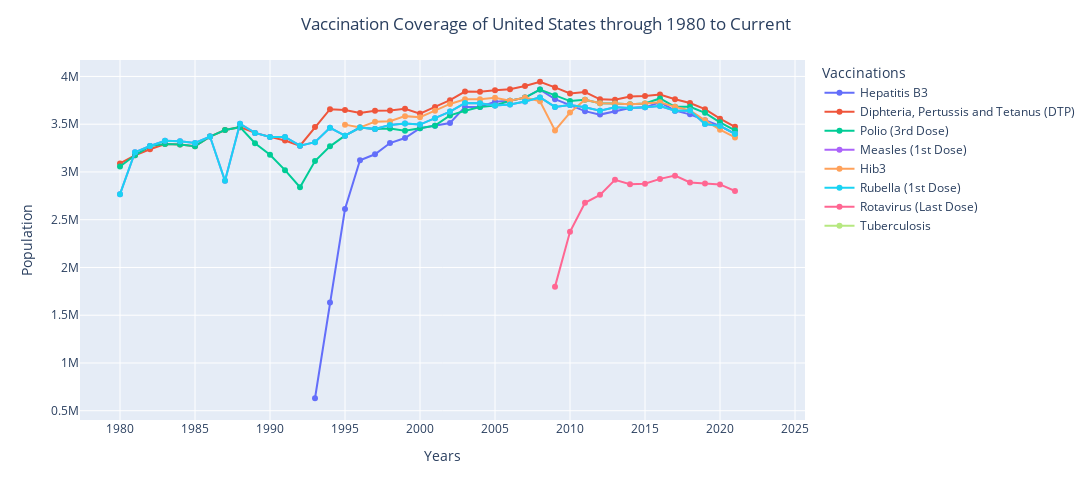

Notebook cell for this chart:
### Markdown cell above
### Graph 2: Line Graph Displays Vaccination Coverage for Individual Countries & Continents

To get a better insight on the vaccination coverage and how it connected to the years and the population,a line graph was created. In this line graph you have the ability to see the what the vaccination coverage is for individual countries and continents while also comparing the years the vaccination was applied to and population of one years olds. 

Looking at Diphteria, Pertussis and Tetanus (DTP) vaccination data in the Vaccination Coverage for United States, since 1980 there has been increase in the population of one years olds that received this vaccine. There could be many favors for this but it is recommended that the DTP vaccines applied to one years old.

### Code cell
def plot_vaccination_types(frame,country):
    country_data = frame[frame['Country'] == country]
    filter_country_data = country_data[['Year', 'Country', 'Hepatitis B3', 'Diphteria, Pertussis and Tetanus (DTP)', 
                                        'Polio (3rd Dose)', 'Measles (1st Dose)', 'Hib3', 'Rubella (1st Dose)', 'Rotavirus (Last Dose)', 'Tuberculosis']]

    fig = px.line(filter_country_data,x='Year', y= vaccination_container, markers=True)
    fig.update_layout(title={"text": f' Vaccination Coverage of {country} through 1980 to Current',
                         "x": 0.5,
                         "xanchor":"center"}
                  , width=1200, height=500,xaxis_title="Years",
                  yaxis_title="Population",
                  legend_title="Vaccinations")
    
    
    return fig   
  
    
fig = plot_vaccination_types(df,'United States')
show(fig)

### Figure 1 — Plotly figure (JSON) as saved in the notebook; plotly's stock layout.template omitted (floating-point values rounded to 4 significant figures)
{"data": [{"hovertemplate": "variable=Hepatitis B3<br>Year=%{x}<br>value=%{y}<extra></extra>", "legendgroup": "Hepatitis B3", "line": {"color": "#636efa", "dash": "solid"}, "marker": {"symbol": "circle"}, "mode": "lines+markers", "name": "Hepatitis B3", "orientation": "v", "showlegend": true, "type": "scatter", "x": [1980, 1981, 1982, 1983, 1984, 1985, 1986, 1987, 1988, 1989, 1990, 1991, 1992, 1993, 1994, 1995, 1996, 1997, 1998, 1999, 2000, 2001, 2002, 2003, 2004, 2005, 2006, 2007, 2008, 2009, 2010, 2011, 2012, 2013, 2014, 2015, 2016, 2017, 2018, 2019, 2020, 2021, 2022, 2023], "xaxis": "x", "y": [null, null, null, null, null, null, null, null, null, null, null, null, null, 630813, 1633992, 2611942, 3122705, 3185230, 3302838, 3355708, 3457447, 3484694, 3512558, 3681224, 3680192, 3735936, 3745682, 3778314, 3862256, 3762441, 3701763, 3636527, 3600554, 3636580, 3669906, 3676459, 3729570, 3641764, 3603292, 3540982, 3481403, 3398546, null, null], "yaxis": "y"}, {"hovertemplate": "variable=Diphteria, Pertussis and Tetanus (DTP)<br>Year=%{x}<br>value=%{y}<extra></extra>", "legendgroup": "Diphteria, Pertussis and Tetanus (DTP)", "line": {"color": "#EF553B", "dash": "solid"}, "marker": {"symbol": "circle"}, "mode": "lines+markers", "name": "Diphteria, Pertussis and Tetanus (DTP)", "orientation": "v", "showlegend": true, "type": "scatter", "x": [1980, 1981, 1982, 1983, 1984, 1985, 1986, 1987, 1988, 1989, 1990, 1991, 1992, 1993, 1994, 1995, 1996, 1997, 1998, 1999, 2000, 2001, 2002, 2003, 2004, 2005, 2006, 2007, 2008, 2009, 2010, 2011, 2012, 2013, 2014, 2015, 2016, 2017, 2018, 2019, 2020, 2021, 2022, 2023], "xaxis": "x", "y": [3089067, 3174228, 3237597, 3291762, 3286733, 3268853, 3370660, 3438586, 3469134, 3408943, 3367088, 3328541, 3274742, 3469474, 3657031, 3649036, 3617768, 3640263, 3644511, 3660772, 3611112, 3680464, 3752050, 3841277, 3840201, 3856451, 3866510, 3900195, 3944432, 3885130, 3822472, 3836336, 3760579, 3756467, 3789577, 3796343, 3809776, 3761823, 3722081, 3657718, 3557918, 3473239, null, null], "yaxis": "y"}, {"hovertemplate": "variable=Polio (3rd Dose)<br>Year=%{x}<br>value=%{y}<extra></extra>", "legendgroup": "Polio (3rd Dose)", "line": {"color": "#00cc96", "dash": "solid"}, "marker": {"symbol": "circle"}, "mode": "lines+markers", "name": "Polio (3rd Dose)", "orientation": "v", "showlegend": true, "type": "scatter", "x": [1980, 1981, 1982, 1983, 1984, 1985, 1986, 1987, 1988, 1989, 1990, 1991, 1992, 1993, 1994, 1995, 1996, 1997, 1998, 1999, 2000, 2001, 2002, 2003, 2004, 2005, 2006, 2007, 2008, 2009, 2010, 2011, 2012, 2013, 2014, 2015, 2016, 2017, 2018, 2019, 2020, 2021, 2022, 2023], "xaxis": "x", "y": [3056889, 3174228, 3271322, 3291762, 3286733, 3268853, 3370660, 3438586, 3469134, 3300147, 3180028, 3018909, 2840740, 3114641, 3267985, 3380160, 3465441, 3450666, 3454693, 3431974, 3457447, 3484694, 3592389, 3641210, 3680192, 3695765, 3745682, 3778314, 3862256, 3803337, 3741999, 3756412, 3720573, 3716505, 3709796, 3716420, 3769673, 3681784, 3682485, 3618806, 3519661, 3435893, null, null], "yaxis": "y"}, {"hovertemplate": "variable=Measles (1st Dose)<br>Year=%{x}<br>value=%{y}<extra></extra>", "legendgroup": "Measles (1st Dose)", "line": {"color": "#ab63fa", "dash": "solid"}, "marker": {"symbol": "circle"}, "mode": "lines+markers", "name": "Measles (1st Dose)", "orientation": "v", "showlegend": true, "type": "scatter", "x": [1980, 1981, 1982, 1983, 1984, 1985, 1986, 1987, 1988, 1989, 1990, 1991, 1992, 1993, 1994, 1995, 1996, 1997, 1998, 1999, 2000, 2001, 2002, 2003, 2004, 2005, 2006, 2007, 2008, 2009, 2010, 2011, 2012, 2013, 2014, 2015, 2016, 2017, 2018, 2019, 2020, 2021, 2022, 2023], "xaxis": "x", "y": [2767289, 3207293, 3271322, 3325698, 3320617, 3302903, 3370660, 2906846, 3504898, 3408943, 3367088, 3367245, 3274742, 3311771, 3462508, 3380160, 3465441, 3450666, 3492657, 3508240, 3495863, 3563002, 3632304, 3721237, 3720194, 3695765, 3705406, 3737687, 3780081, 3680649, 3701763, 3676488, 3640561, 3676543, 3669906, 3676459, 3689467, 3641764, 3642888, 3502070, 3481403, 3398546, null, null], "yaxis": "y"}, {"hovertemplate": "variable=Hib3<br>Year=%{x}<br>value=%{y}<extra></extra>", "legendgroup": "Hib3", "line": {"color": "#FFA15A", "dash": "solid"}, "marker": {"symbol": "circle"}, "mode": "lines+markers", "name": "Hib3", "orientation": "v", "showlegend": true, "type": "scatter", "x": [1980, 1981, 1982, 1983, 1984, 1985, 1986, 1987, 1988, 1989, 1990, 1991, 1992, 1993, 1994, 1995, 1996, 1997, 1998, 1999, 2000, 2001, 2002, 2003, 2004, 2005, 2006, 2007, 2008, 2009, 2010, 2011, 2012, 2013, 2014, 2015, 2016, 2017, 2018, 2019, 2020, 2021, 2022, 2023], "xaxis": "x", "y": [null, null, null, null, null, null, null, null, null, null, null, null, null, null, null, 3495393, 3465441, 3526505, 3530620, 3584506, 3572695, 3641310, 3712135, 3761250, 3760196, 3776108, 3745682, 3778314, 3738993, 3435272, 3621290, 3756412, 3720573, 3716505, 3709796, 3716420, 3729570, 3681784, 3642888, 3540982, 3443146, 3361199, null, null], "yaxis": "y"}, {"hovertemplate": "variable=Rubella (1st Dose)<br>Year=%{x}<br>value=%{y}<extra></extra>", "legendgroup": "Rubella (1st Dose)", "line": {"color": "#19d3f3", "dash": "solid"}, "marker": {"symbol": "circle"}, "mode": "lines+markers", "name": "Rubella (1st Dose)", "orientation": "v", "showlegend": true, "type": "scatter", "x": [1980, 1981, 1982, 1983, 1984, 1985, 1986, 1987, 1988, 1989, 1990, 1991, 1992, 1993, 1994, 1995, 1996, 1997, 1998, 1999, 2000, 2001, 2002, 2003, 2004, 2005, 2006, 2007, 2008, 2009, 2010, 2011, 2012, 2013, 2014, 2015, 2016, 2017, 2018, 2019, 2020, 2021, 2022, 2023], "xaxis": "x", "y": [2767289, 3207293, 3271322, 3325698, 3320617, 3302903, 3370660, 2906846, 3504898, 3408943, 3367088, 3367245, 3274742, 3311771, 3462508, 3380160, 3465441, 3450666, 3492657, 3508240, 3495863, 3563002, 3632304, 3721237, 3720194, 3695765, 3705406, 3737687, 3780081, 3680649, 3701763, 3676488, 3640561, 3676543, 3669906, 3676459, 3689467, 3641764, 3642888, 3502070, 3481403, 3398546, null, null], "yaxis": "y"}, {"hovertemplate": "variable=Rotavirus (Last Dose)<br>Year=%{x}<br>value=%{y}<extra></extra>", "legendgroup": "Rotavirus (Last Dose)", "line": {"color": "#FF6692", "dash": "solid"}, "marker": {"symbol": "circle"}, "mode": "lines+markers", "name": "Rotavirus (Last Dose)", "orientation": "v", "showlegend": true, "type": "scatter", "x": [1980, 1981, 1982, 1983, 1984, 1985, 1986, 1987, 1988, 1989, 1990, 1991, 1992, 1993, 1994, 1995, 1996, 1997, 1998, 1999, 2000, 2001, 2002, 2003, 2004, 2005, 2006, 2007, 2008, 2009, 2010, 2011, 2012, 2013, 2014, 2015, 2016, 2017, 2018, 2019, 2020, 2021, 2022, 2023], "xaxis": "x", "y": [null, null, null, null, null, null, null, null, null, null, null, null, null, null, null, null, null, null, null, null, null, null, null, null, null, null, null, null, null, 1799428, 2373956, 2677443, 2760425, 2917257, 2872100, 2877229, 2927512, 2961435, 2890553, 2879480, 2869288, 2801000, null, null], "yaxis": "y"}, {"hovertemplate": "variable=Tuberculosis<br>Year=%{x}<br>value=%{y}<extra></extra>", "legendgroup": "Tuberculosis", "line": {"color": "#B6E880", "dash": "solid"}, "marker": {"symbol": "circle"}, "mode": "lines+markers", "name": "Tuberculosis", "orientation": "v", "showlegend": true, "type": "scatter", "x": [1980, 1981, 1982, 1983, 1984, 1985, 1986, 1987, 1988, 1989, 1990, 1991, 1992, 1993, 1994, 1995, 1996, 1997, 1998, 1999, 2000, 2001, 2002, 2003, 2004, 2005, 2006, 2007, 2008, 2009, 2010, 2011, 2012, 2013, 2014, 2015, 2016, 2017, 2018, 2019, 2020, 2021, 2022, 2023], "xaxis": "x", "y": [null, null, null, null, null, null, null, null, null, null, null, null, null, null, null, null, null, null, null, null, null, null, null, null, null, null, null, null, null, null, null, null, null, null, null, null, null, null, null, null, null, null, null, null], "yaxis": "y"}], "layout": {"height": 500, "legend": {"title": {"text": "Vaccinations"}, "tracegroupgap": 0}, "margin": {"t": 60}, "title": {"text": " Vaccination Coverage of United States through 1980 to Current", "x": 0.5, "xanchor": "center"}, "width": 1200, "xaxis": {"anchor": "y", "domain": [0, 1], "title": {"text": "Years"}}, "yaxis": {"anchor": "x", "domain": [0, 1], "title": {"text": "Population"}}}}
